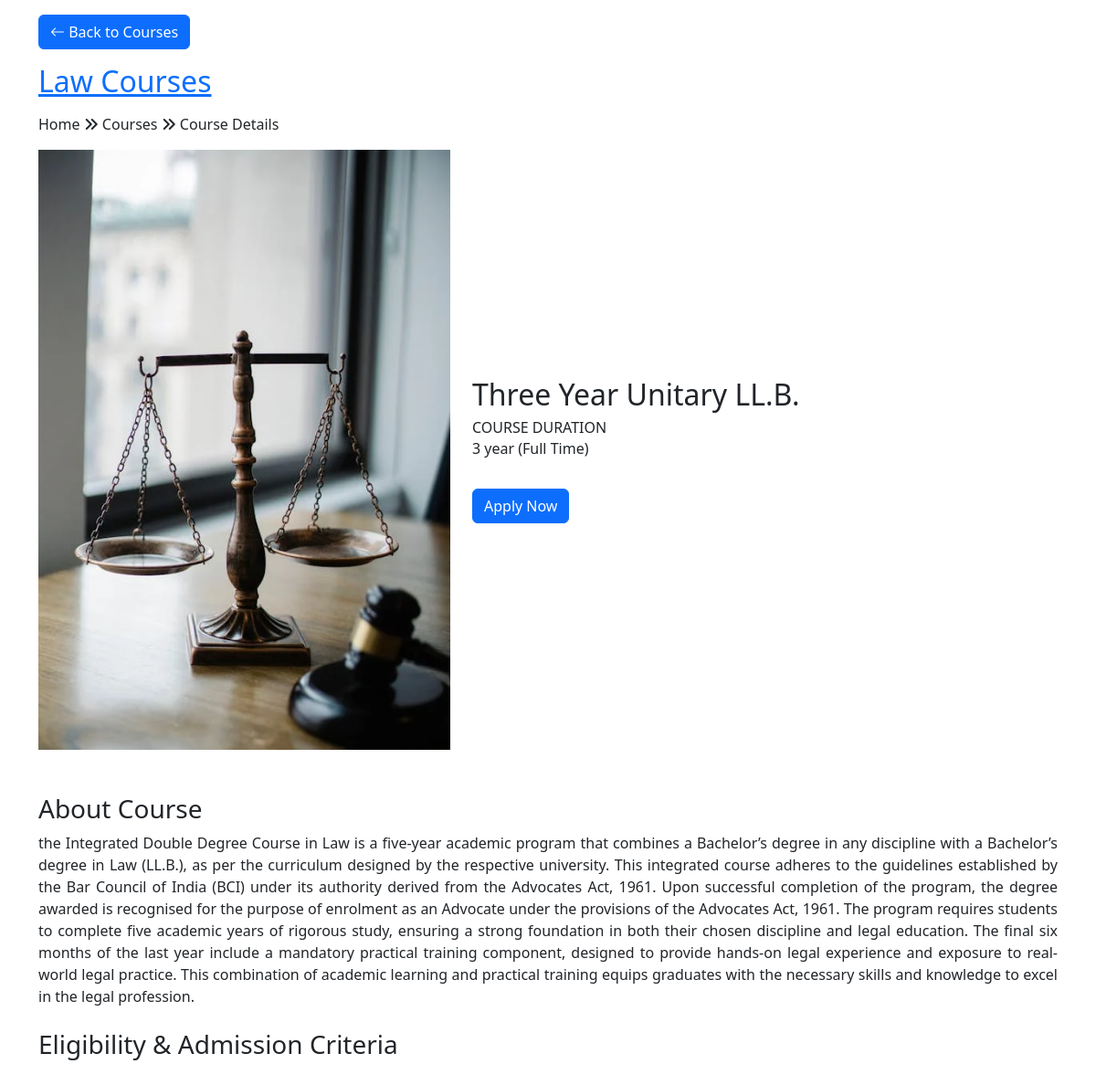
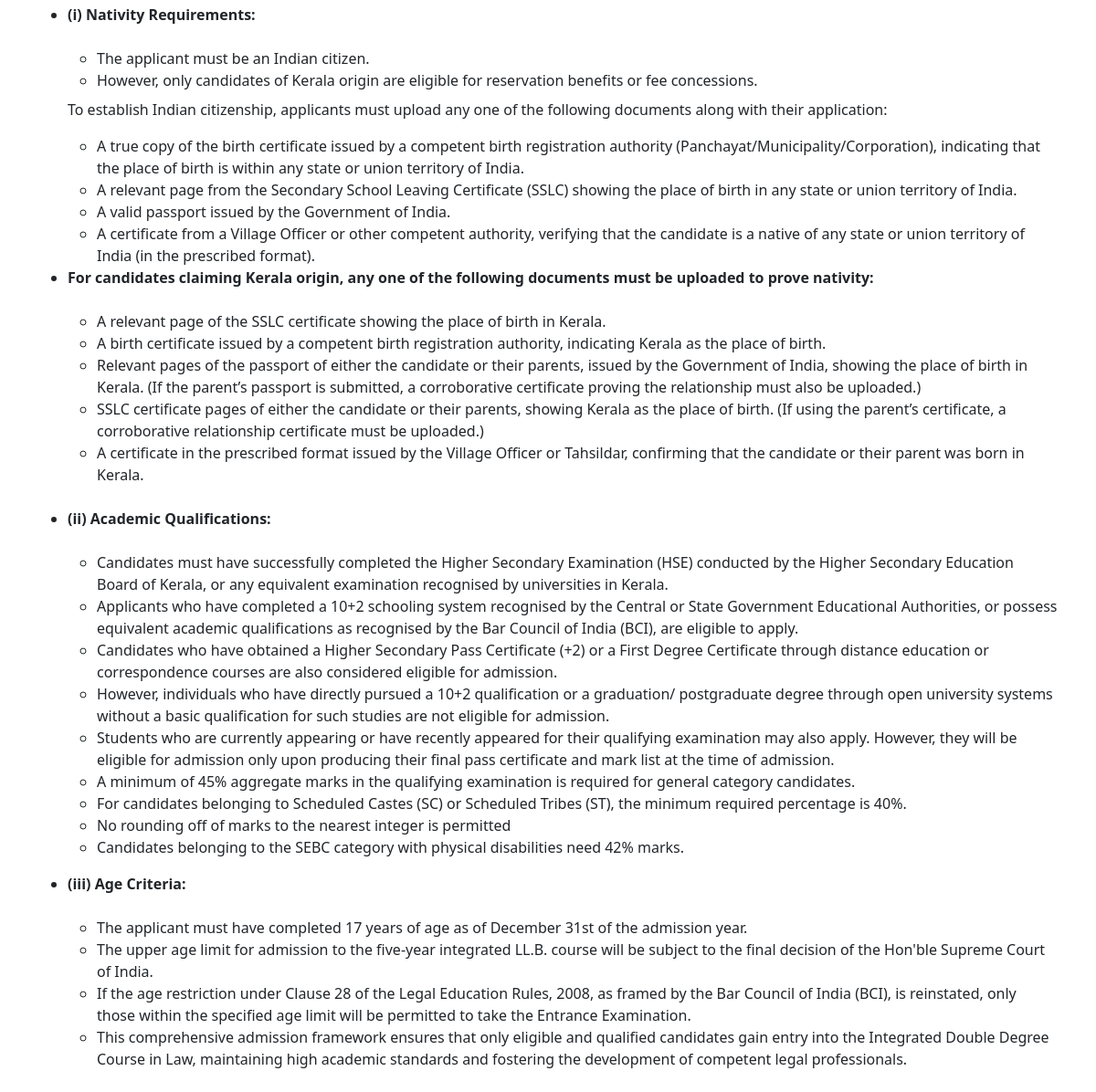
/fiveyears/2, run on the app's committed database (2 pictures, top to bottom).
### ilahia_app/models.py (models this page shows)
class Courses(models.Model):
    image = models.ImageField(upload_to='course_images/')
    course=models.CharField(max_length=200)
    description = models.TextField()
    duration=models.CharField(max_length=200)
    about=models.TextField()
    class Meta:
        verbose_name = "Course"
        verbose_name_plural = "Courses"

### ilahia_app/views.py (the view)
# urls.py: path("fiveyears/<int:id>", views.fiveyears, name="fiveyears"),
def fiveyears(request,id):
    details=Courses.objects.get(id=id)
    context={
        'details':details,
        }
    return render(request, "fiveyears.html",context)

### templates/fiveyears.html (shortened to what this page needs)
<!DOCTYPE html>
<html lang="en">
<head>
  <link href="https://cdn.jsdelivr.net/npm/bootstrap@5.3.2/dist/css/bootstrap.min.css" rel="stylesheet">
  <link rel="stylesheet" href="https://cdn.jsdelivr.net/npm/bootstrap-icons@1.11.1/font/bootstrap-icons.css">
    <link rel="stylesheet" href="https://cdnjs.cloudflare.com/ajax/libs/font-awesome/6.4.2/css/all.min.css">
</head>
<body>
  <div class="container mt-3">
    <a href="/courses" class="btn btn-primary mb-3">
      <i class="bi bi-arrow-left"></i> Back to Courses
    </a>
  </div>
  <section class="page-title-section overlay" data-background="static/images/title.jpeg">
    <div class="container">
      <div class="row">
        <div class="col-md-8">
          <ul class="list-inline custom-breadcrumb">
            <li class="list-inline-item">
              <a class="h2 text-primary font-secondary" href="/courses">Law Courses</a>
            </li>
          </ul>
          <p class="text-lighten">
            Home <i class="fa-solid fa-angles-right"></i> Courses <i class="fa-solid fa-angles-right"></i> Course
            Details
          </p>
        </div>
      </div>
    </div>
  </section>
  <section class="section-sm">
    <div class="container">
      <div class="row align-items-center mb-5">
        <div class="col-md-5">
          <img src="{{ details.image.url }}" class="img-fluid w-100" />
        </div>
        <div class="col-md-7">
          <h2>{{details.course}}</h2>
          <ul class="list-unstyled">
            <li class="d-flex align-items-center mb-3">
              <div>
                <h6 class="mb-0">COURSE DURATION</h6>
                <p class="mb-0">{{details.duration}}</p>
              </div>
            </li>
          </ul>
          <button class="btn btn-primary mt-3" onclick="openPopup()">Apply Now</button>
        </div>
      </div>
      <div class="col">
        <div class="col-12 mb-4">
          <h3>About Course</h3>
          <p class="text-justify" style="text-align: justify;">{{details.about}}</p>
        </div>
        <div class="mb-4">
          <h3>Eligibility & Admission Criteria</h3>
          <br>
          <ul class="list-styled">
            <li>
              <strong>(i) Nativity Requirements:</strong>
              <br>
              <br>
              <ul>
                <li>The applicant must be an Indian citizen.</li>
                <li>However, only candidates of Kerala origin are eligible for reservation benefits or fee
                  concessions. </li>
              </ul>
              <p class="mt-2">To establish Indian citizenship, applicants must upload any one of the following
                documents along with their application:</p>
              <ul>
                <li>A true copy of the birth certificate issued by a competent birth registration authority
                  (Panchayat/Municipality/Corporation), indicating that the place of birth is within any
                  state or union territory of India.</li>
                <li>A relevant page from the Secondary School Leaving Certificate (SSLC) showing the
                  place of birth in any state or union territory of India.</li>
                <li>A valid passport issued by the Government of India.</li>
                <li>A certificate from a Village Officer or other competent authority, verifying that the
                  candidate is a native of any state or union territory of India (in the prescribed format).</li>
              </ul>
            </li>
            <li>
              <strong> For candidates claiming Kerala origin, any one of the following documents must be
                uploaded to prove nativity:</strong>
              <br>
              <br>
              <ul>
                <li>A relevant page of the SSLC certificate showing the place of birth in Kerala.</li>
                <li>A birth certificate issued by a competent birth registration authority, indicating Kerala
                  as the place of birth.</li>
                <li>
                  Relevant pages of the passport of either the candidate or their parents, issued by the
                  Government of India, showing the place of birth in Kerala. (If the parent’s passport is
                  submitted, a corroborative certificate proving the relationship must also be uploaded.)</small>
                </li>
                <li>
                  SSLC certificate pages of either the candidate or their parents, showing Kerala as the
                  place of birth. (If using the parent’s certificate, a corroborative relationship certificate
                  must be uploaded.)</small>
                </li>
                <li>A certificate in the prescribed format issued by the Village Officer or Tahsildar,
                  confirming that the candidate or their parent was born in Kerala.</li>
              </ul>
            </li>
          </ul>
        </div>
        <div class="mb-4">
          <ul class="list-styled">
            <li class="mt-3">
              <strong>(ii) Academic Qualifications:</strong>
              <br>
              <br>
              <ul>
                <li>Candidates must have successfully completed the Higher Secondary Examination (HSE)
                  conducted by the Higher Secondary Education Board of Kerala, or any equivalent
                  examination recognised by universities in Kerala.</li>
                <li>Applicants who have completed a 10+2 schooling system recognised by the Central or
                  State Government Educational Authorities, or possess equivalent academic
                  qualifications as recognised by the Bar Council of India (BCI), are eligible to apply.</li>
                <li>Candidates who have obtained a Higher Secondary Pass Certificate (+2) or a First
                  Degree Certificate through distance education or correspondence courses are also
                  considered eligible for admission.</li>
                <li> However, individuals who have directly pursued a 10+2 qualification or a graduation/
                  postgraduate degree through open university systems without a basic qualification for
                  such studies are not eligible for admission.
                </li>
                <li>Students who are currently appearing or have recently appeared for their qualifying
                  examination may also apply. However, they will be eligible for admission only upon
                  producing their final pass certificate and mark list at the time of admission.</li>
                <li>A minimum of 45% aggregate marks in the qualifying examination is required for general
                  category candidates.</li>
                <li> For candidates belonging to Scheduled Castes (SC) or Scheduled Tribes (ST), the
                  minimum required percentage is 40%.</li>
                <li> No rounding off of marks to the nearest integer is permitted</li>
                <li>Candidates belonging to the SEBC category with physical disabilities need 42% marks.</li>
              </ul>
            </li>
            <li class="mt-3">
              <strong>(iii) Age Criteria:</strong>
              <br>
              <br>
              <ul>
                <li>The applicant must have completed 17 years of age as of December 31st of the
                  admission year.</li>
                <li>The upper age limit for admission to the five-year integrated LL.B. course will be subject
                  to the final decision of the Hon'ble Supreme Court of India.</li>
                <li>If the age restriction under Clause 28 of the Legal Education Rules, 2008, as framed by
                  the Bar Council of India (BCI), is reinstated, only those within the specified age limit will
                  be permitted to take the Entrance Examination.</li>
                <li>This comprehensive admission framework ensures that only eligible and qualified
                  candidates gain entry into the Integrated Double Degree Course in Law, maintaining high
                  academic standards and fostering the development of competent legal professionals.</li>
              </ul>
            </li>
          </ul>
        </div>
      </div>
    </div>
  </section>
</body>
</html>

### templates/fiveyears.html (style rules this page uses)
section.page-title-section.overlay[data-background='static/images/title.jpeg'] { background-image: url('static/images/title.jpeg') !important; background-size: cover; background-position: center; background-repeat: no-repeat; }

### data on the page
Courses: image (picture), course "Three Year Unitary LL.B.", duration "3 year (Full Time)", about "the Integrated Double Degree Course in Law is a five-year academic program that combines a Bachelor’s degree in any discipline with a Bachelor’s degree in Law (LL.B.), as per the curriculum designed by the respective university. This integrated course adheres to the guidelines established by the Bar Council of India (BCI) under its authority derived from the Advocates Act, 1961. Upon successful completion of the program, the degree awarded is recognised for the purpose of enrolment as an Advocate under the provisions of the Advocates Act, 1961. The program requires students to complete five academic years of rigorous study, ensuring a strong foundation in both their chosen discipline and…"
